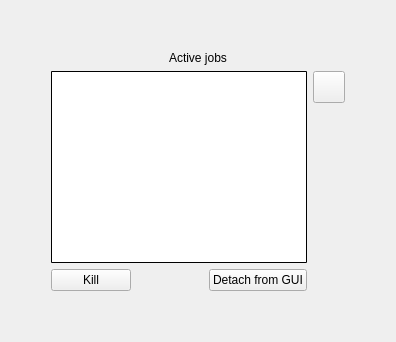
           <widget class="QWidget" name="page_2">
            <layout class="QVBoxLayout" name="verticalLayout_38">
             <item>
              <layout class="QHBoxLayout" name="horizontalLayout_21">
               <item>
                <spacer name="horizontalSpacer_29">
                 <property name="orientation">
                  <enum>Qt::Horizontal</enum>
                 </property>
                 <property name="sizeType">
                  <enum>QSizePolicy::Fixed</enum>
                 </property>
                 <property name="sizeHint" stdset="0">
                  <size>
                   <width>40</width>
                   <height>20</height>
                  </size>
                 </property>
                </spacer>
               </item>
               <item>
                <layout class="QVBoxLayout" name="verticalLayout_37">
                 <item>
                  <spacer name="verticalSpacer_26">
                   <property name="orientation">
                    <enum>Qt::Vertical</enum>
                   </property>
                   <property name="sizeType">
                    <enum>QSizePolicy::Fixed</enum>
                   </property>
                   <property name="sizeHint" stdset="0">
                    <size>
                     <width>20</width>
                     <height>40</height>
                    </size>
                   </property>
                  </spacer>
                 </item>
                 <item>
                  <widget class="QLabel" name="label_2">
                   <property name="text">
                    <string>Active jobs</string>
                   </property>
                   <property name="alignment">
                    <set>Qt::AlignCenter</set>
                   </property>
                  </widget>
                 </item>
                 <item>
                  <layout class="QHBoxLayout" name="horizontalLayout_20">
                   <item>
                    <layout class="QVBoxLayout" name="verticalLayout_36">
                     <item>
                      <widget class="QTableWidget" name="tableWidgetJobs">
                       <property name="styleSheet">
                        <string notr="true">QTableWidget::item{ selection-background-color: rgb(0, 153, 200)}
QTableWidget:hover{color: rgb(255, 255, 255)}
QTableWidget{border-radius:1px;border-width:1px; border-color:rgb(0, 0, 0); border-style:solid}
QHeaderView::section { background-color: rgba(0, 153, 200, 0.2)}
QTableWidget QTableCornerButton::section  { background-color: rgba(0, 153, 200, 0.2)}</string>
                       </property>
                      </widget>
                     </item>
                     <item>
                      <layout class="QHBoxLayout" name="horizontalLayout_19">
                       <item>
                        <widget class="QPushButton" name="pushButtonKill">
                         <property name="toolTip">
                          <string>Kill job</string>
                         </property>
                         <property name="text">
                          <string>Kill</string>
                         </property>
                        </widget>
                       </item>
                       <item>
                        <spacer name="horizontalSpacer_28">
                         <property name="orientation">
                          <enum>Qt::Horizontal</enum>
                         </property>
                         <property name="sizeHint" stdset="0">
                          <size>
                           <width>40</width>
                           <height>20</height>
                          </size>
                         </property>
                        </spacer>
                       </item>
                       <item>
                        <widget class="QPushButton" name="pushButtonDetach">
                         <property name="toolTip">
                          <string>Detach selected  job from GUI</string>
                         </property>
                         <property name="text">
                          <string>Detach from GUI</string>
                         </property>
                        </widget>
                       </item>
                      </layout>
                     </item>
                    </layout>
                   </item>
                   <item>
                    <layout class="QVBoxLayout" name="verticalLayout_35">
                     <item>
                      <widget class="QPushButton" name="pushButtonRefreshJobs">
                       <property name="sizePolicy">
                        <sizepolicy hsizetype="Minimum" vsizetype="Minimum">
                         <horstretch>0</horstretch>
                         <verstretch>0</verstretch>
                        </sizepolicy>
                       </property>
                       <property name="minimumSize">
                        <size>
                         <width>30</width>
                         <height>0</height>
                        </size>
                       </property>
                       <property name="toolTip">
                        <string>Refresh jobs list</string>
                       </property>
                       <property name="styleSheet">
                        <string notr="true">QPushButton{border-image:url(&quot;:/images/refreshButton.svg&quot;); background-repeat: no-repeat; width:30px; height:30px; padding:0px; min-width:30px;}
QPushButton:hover{border-image:url(&quot;:/images/refreshButtonHover.svg&quot;); background-repeat: no-repeat; width:30px; height:30px; padding:0px}</string>
                       </property>
                       <property name="text">
                        <string/>
                       </property>
                      </widget>
                     </item>
                     <item>
                      <spacer name="verticalSpacer_28">
                       <property name="orientation">
                        <enum>Qt::Vertical</enum>
                       </property>
                       <property name="sizeHint" stdset="0">
                        <size>
                         <width>20</width>
                         <height>40</height>
                        </size>
                       </property>
                      </spacer>
                     </item>
                    </layout>
                   </item>
                  </layout>
                 </item>
                 <item>
                  <spacer name="verticalSpacer_27">
                   <property name="orientation">
                    <enum>Qt::Vertical</enum>
                   </property>
                   <property name="sizeType">
                    <enum>QSizePolicy::Fixed</enum>
                   </property>
                   <property name="sizeHint" stdset="0">
                    <size>
                     <width>20</width>
                     <height>40</height>
                    </size>
                   </property>
                  </spacer>
                 </item>
                </layout>
               </item>
               <item>
                <spacer name="horizontalSpacer_30">
                 <property name="orientation">
                  <enum>Qt::Horizontal</enum>
                 </property>
                 <property name="sizeType">
                  <enum>QSizePolicy::Fixed</enum>
                 </property>
                 <property name="sizeHint" stdset="0">
                  <size>
                   <width>40</width>
                   <height>20</height>
                  </size>
                 </property>
                </spacer>
               </item>
              </layout>
             </item>
            </layout>
           </widget>
